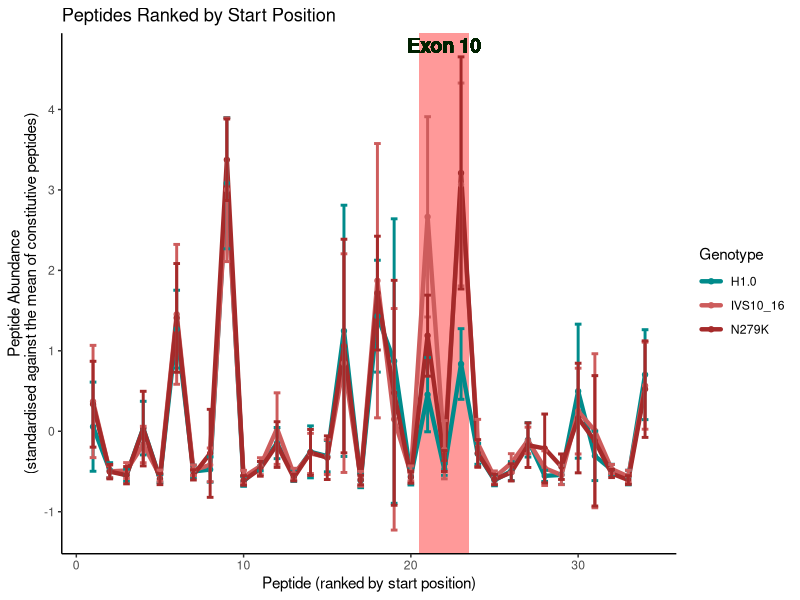
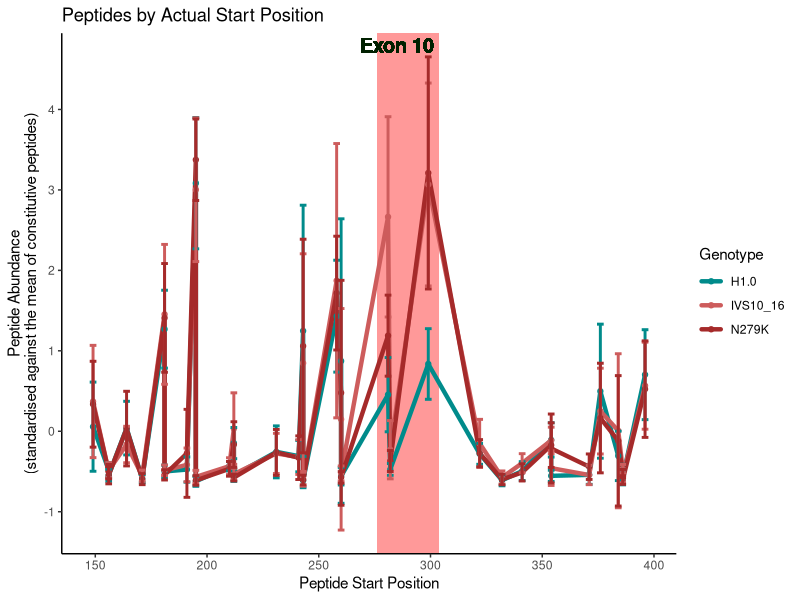
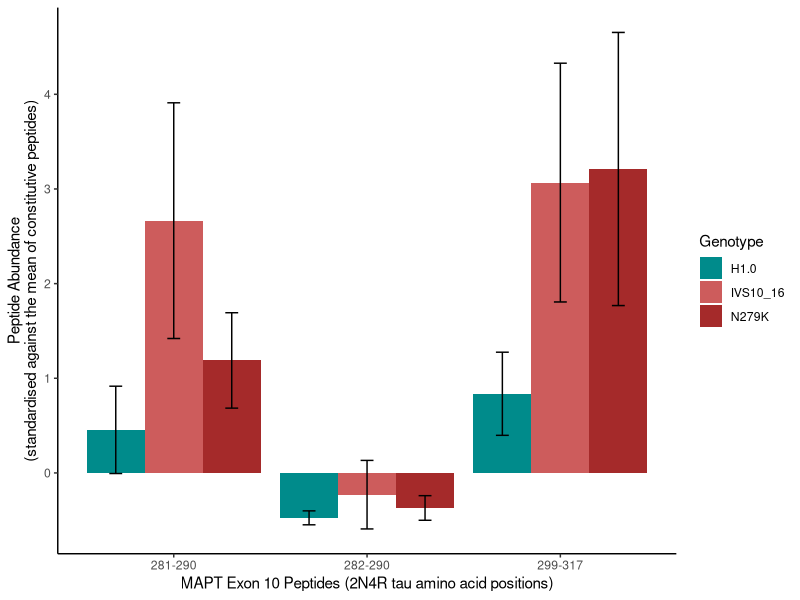
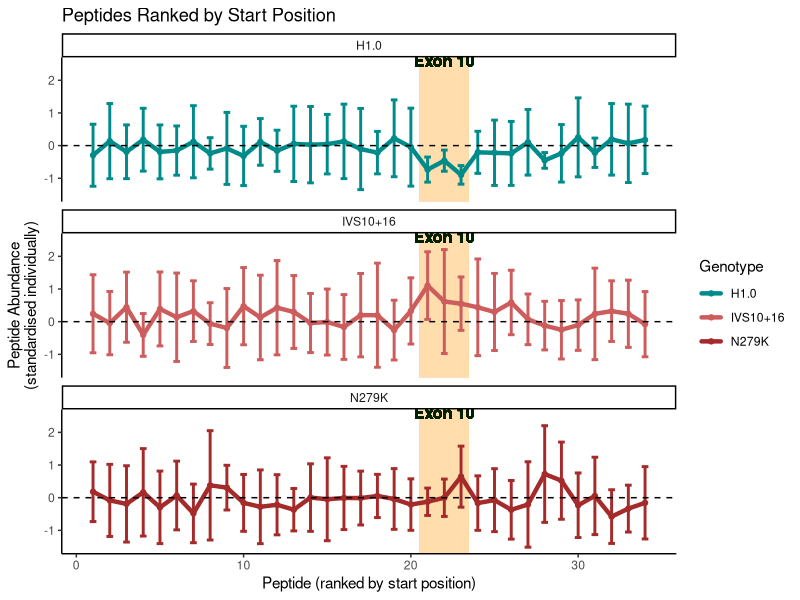
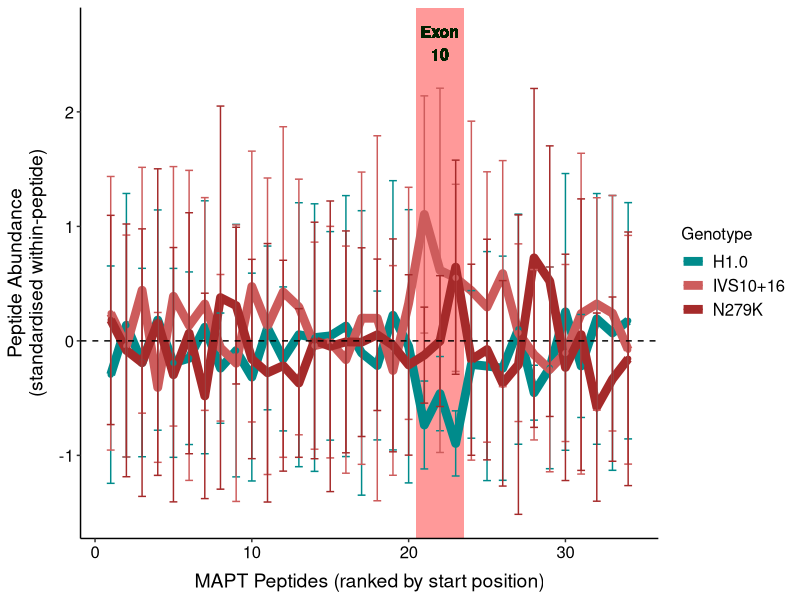
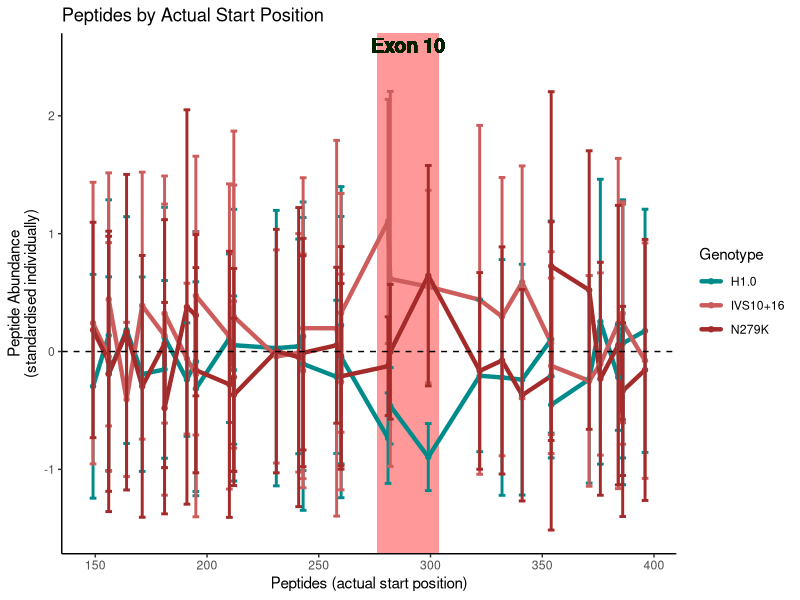
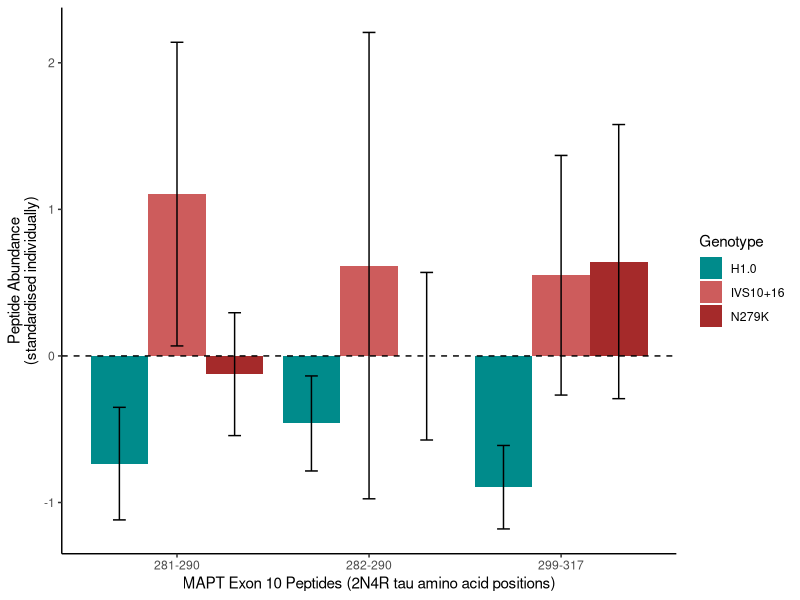
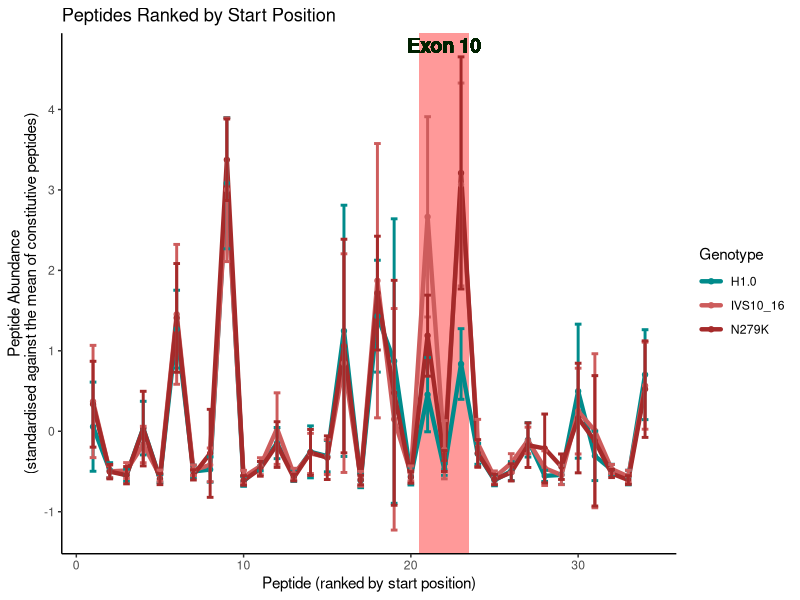

The R source for these figures, in order:
## ---- chunk 1
library(dplyr)
library(reshape2)
library(ggplot2)
library(RColorBrewer)
## ---- chunk 2
plot_colours <- c("cyan4", "indianred", "brown")
## ---- chunk 3
save_option <- TRUE

ggsave_optional <- function(filename) {
  peptide_analysis_plot_folder <- "./tPx MAPT Peptide Plots/"
  if(save_option){
    ggsave(paste0(peptide_analysis_plot_folder, filename))
  } else {
    print("Plot not saved")
  }
}
## ---- chunk 4
MAPTpeptides <- read.csv("All_MAPT_Peptides.csv")
MAPTpeptides <- MAPTpeptides[,2:4]
## ---- chunk 5
mapper <- read.csv("totalproteome_mapper.csv")
Tau441 <- toupper(as.character(read.delim("Tau441 Amino Acid Sequence.txt", header = FALSE)))

## ---- chunk 6
#reshape to wide format
MAPTpeptidesWide <- suppressWarnings(reshape(MAPTpeptides, idvar = "Stripped.Sequence", timevar = "Run", direction = "wide"))
#replace column names with Simple IDs
colnames(MAPTpeptidesWide)[2:21] <- sapply(strsplit(colnames(MAPTpeptidesWide[2:21]),"_"), `[`, 6)

#make column with peptide start position
MAPTpeptidesWide$PeptideStart <- sapply(
  MAPTpeptidesWide$Stripped.Sequence,
  function(x) regexpr(x, Tau441, fixed = TRUE)[1]
)

#make column with peptide end position (position of the final amino acid of the peptide), and then sort the data by peptide position 
MAPTpeptidesWide <- MAPTpeptidesWide %>% mutate(PeptideEnd = PeptideStart + nchar(Stripped.Sequence) - 1) %>% relocate(PeptideStart, .after = Stripped.Sequence) %>% relocate(PeptideEnd, .after = PeptideStart) %>% arrange(PeptideStart, PeptideEnd)
## ---- chunk 7
#Count NAs per peptide
NACountByRow <- rowSums(is.na(MAPTpeptidesWide))
table(NACountByRow)

#Filter by number of allowed NAs (out of 20 samples)
MaxNAs <- 6
MAPTpeptidesWide <- MAPTpeptidesWide[NACountByRow<=MaxNAs,]
## ---- chunk 8
#filter out unidentified peptides (exon junctions not in tau441 probably? - Actually can't seem to find at all. not sure what these are? Possible in some non-neuronal tau exon than isn't present in tau441 at all, e.g. ex4a)
MAPTpeptidesWide <- MAPTpeptidesWide %>% filter(PeptideStart>0)

#remove ex9-ex10 peptide that includes N279K mutation site
MAPTpeptidesWide <- MAPTpeptidesWide %>% filter(Stripped.Sequence!="HQPGGGKVQIINK")

#Add in a PeptideRank column to help with plotting later
MAPTpeptidesWide$PeptideRank <- rank(MAPTpeptidesWide$PeptideStart, ties.method = "first")
MAPTpeptidesWide <- MAPTpeptidesWide %>% relocate(PeptideRank, .after = Stripped.Sequence)
## ---- chunk 9
MAPTpeptidesWide$InExon10 <- 
  (MAPTpeptidesWide$PeptideStart<=305 & MAPTpeptidesWide$PeptideStart>=275)|
  (MAPTpeptidesWide$PeptideEnd<=305 & MAPTpeptidesWide$PeptideEnd>=275)
MAPTpeptidesWide <- MAPTpeptidesWide %>% relocate(InExon10, .after = PeptideEnd)
## ---- chunk 10
#normalise within each sample - NOW ONLY USING PEPTIDES FOR CONSTITUTIVE EXONS
SampleMeans <- colMeans(MAPTpeptidesWide[!MAPTpeptidesWide$InExon10,6:25], na.rm = TRUE)
SampleSds <- apply(MAPTpeptidesWide[!MAPTpeptidesWide$InExon10,6:25], 2, sd, na.rm = TRUE)

MAPTpeptidesWide[,6:25] <- scale(MAPTpeptidesWide[,6:25], center = SampleMeans, scale = SampleSds)

#initial col means and sds (excluding E10 peptides)
print("======== Old Sample Means ========")
print(SampleMeans[1:5])
print("======== Old Sample SDs ========")
print(SampleSds[1:5])

#new col means and sds (excluding E10 peptides)
print("======== New Sample Means ========")
print(round(colMeans(MAPTpeptidesWide[!MAPTpeptidesWide$InExon10,6:25], na.rm = TRUE), digits = 3)[1:5])
print("======== New Sample SDs ========")
print(round(apply(MAPTpeptidesWide[!MAPTpeptidesWide$InExon10,6:25], 2, sd, na.rm = TRUE), digits = 3)[1:5])

## ---- chunk 11
PeptideWiseScaled <- MAPTpeptidesWide
PeptideWiseScaled[,6:25] <- t(scale(t(PeptideWiseScaled[,6:25])))
## ---- chunk 12
MAPTpeptidesMelt <- melt(MAPTpeptidesWide, idvars = "Stripped.Sequence", measure.vars = as.character(c(1:20)))
names(MAPTpeptidesMelt)[names(MAPTpeptidesMelt) == "variable"] <- "ID"
head(MAPTpeptidesMelt)

#Add Genotype column
mapper$ID <- as.factor(mapper$ID)
MAPTpeptidesMelt <- left_join(MAPTpeptidesMelt, mapper[,colnames(mapper) %in% c("ID", "Genotype")], by = "ID")

## ---- chunk 13
GenotypeStats <- MAPTpeptidesMelt %>%
  group_by(Genotype, Stripped.Sequence) %>%
  summarise(
    count = n(),
    mean_val = mean(value, na.rm = TRUE),
    sd_val = sd(value, na.rm = TRUE)
  )

GenotypeStats <- left_join(GenotypeStats, MAPTpeptidesWide[,1:5], by = "Stripped.Sequence")
head(GenotypeStats)
## ---- chunk 14
GenotypeStatsE10 <- GenotypeStats[GenotypeStats$InExon10,]
E10MinRank <- min(GenotypeStatsE10$PeptideRank)
E10MaxRank <- max(GenotypeStatsE10$PeptideRank)
E10MinPos <- min(GenotypeStatsE10$PeptideStart)
E10MaxPos <- max(GenotypeStatsE10$PeptideStart)

## ---- chunk 15
p <- ggplot(data=GenotypeStats, aes(x=PeptideRank, y=mean_val, group = Genotype)) +
  geom_rect(ymax = Inf, ymin = -Inf, xmin = E10MinRank-0.5, xmax = E10MaxRank+0.5, fill = alpha("darkgoldenrod1", 0.005)) +
  geom_text(
    label="Exon 10", 
    x=mean(c(E10MinRank,E10MaxRank)),
    y=4.8,
    color = "#002000",
    aes(fontface=2),
    size = 5
  ) +
  geom_line(aes(color = Genotype), linewidth = 1.5, lineend = "round")+
  geom_point(aes(color = Genotype)) +
  geom_errorbar(aes(ymin = mean_val - sd_val, ymax = mean_val + sd_val, color = Genotype), linewidth = 1, width = 0.4) +
  ggtitle("Peptides Ranked by Start Position") + 
  scale_color_manual(values=plot_colours) + 
  theme_classic() +
  ylab("Peptide Abundance\n(standardised against the mean of constitutive peptides)") +
  xlab("Peptide (ranked by start position)")
  #facet_wrap to separate genotypes, remove to overlay as default
  #facet_wrap(~Genotype, ncol=3)
print(p)

ggsave_optional("Unscaled all peptides lineplot by rank.png")

q <- ggplot(data=GenotypeStats, aes(x=PeptideStart, y=mean_val, group = Genotype)) +
  geom_rect(ymax = Inf, ymin = -Inf, xmin = E10MinPos-5, xmax = E10MaxPos+5, fill = alpha("darkgoldenrod1", 0.005)) +
  geom_text(
    label="Exon 10", 
    x=mean(c(E10MinPos, E10MaxPos))-5,
    y=4.8,
    color = "#002000",
    aes(fontface=2),
    size = 5
  ) +
  geom_line(aes(color = Genotype), linewidth = 1.5, lineend = "round")+
  geom_point(aes(color = Genotype)) +
  geom_errorbar(aes(ymin = mean_val - sd_val, ymax = mean_val + sd_val, color = Genotype), linewidth = 1, width = 3) +
  ggtitle("Peptides by Actual Start Position") + 
  scale_color_manual(values=plot_colours) +
  theme_classic() +
  ylab("Peptide Abundance\n(standardised against the mean of constitutive peptides)") +
  xlab("Peptide Start Position") 
print(q)

ggsave_optional("Unscaled all peptides lineplot by position.png")
## ---- chunk 16
GenotypeStatsE10 <- GenotypeStatsE10 %>% mutate(Range = paste(PeptideStart, PeptideEnd, sep = "-"))

p <- ggplot(data = GenotypeStatsE10, aes(x=Range, y=mean_val, fill = Genotype)) +
  geom_bar(stat = "identity", position = position_dodge()) +
  geom_errorbar(aes(ymin = mean_val - sd_val, ymax = mean_val + sd_val), linewidth = 0.5, width = 0.2, position = position_dodge(width=0.9)) +
  scale_fill_manual(values=c("cyan4", "indianred", "brown")) + 
  theme_classic() +
  ylab("Peptide Abundance\n(standardised against the mean of constitutive peptides)") +
  xlab("MAPT Exon 10 Peptides (2N4R tau amino acid positions)")
p

ggsave_optional("Unscaled E10 only barplot.png")

## ---- chunk 17
PeptideWiseMelt <- melt(PeptideWiseScaled, idvars = "Stripped.Sequence", measure.vars = as.character(c(1:20)))
names(PeptideWiseMelt)[names(PeptideWiseMelt) == "variable"] <- "ID"
head(PeptideWiseMelt)

#Add Genotype column
mapper$ID <- as.factor(mapper$ID)
PeptideWiseMelt <- left_join(PeptideWiseMelt, mapper[,colnames(mapper) %in% c("ID", "Genotype")], by = "ID")

#Genotype-wise stats
PeptideWiseGenotypeStats <- PeptideWiseMelt %>%
  group_by(Genotype, Stripped.Sequence) %>%
  summarise(
    count = n(),
    mean_val = mean(value, na.rm = TRUE),
    sd_val = sd(value, na.rm = TRUE)
  )

PeptideWiseGenotypeStats <- left_join(PeptideWiseGenotypeStats, PeptideWiseScaled[,1:5], by = "Stripped.Sequence")
head(PeptideWiseGenotypeStats)

#Amending IVS10+16 name for plotting
PeptideWiseGenotypeStats$Genotype <- gsub("IVS10_16", "IVS10+16", PeptideWiseGenotypeStats$Genotype)

## ---- chunk 18

#plotting - NB relies on determination of E10 box boundaries in a previous chunk
p <- ggplot(data=PeptideWiseGenotypeStats, aes(x=PeptideRank, y=mean_val, group = Genotype)) +
  geom_rect(ymax = Inf, ymin = -Inf, xmin = E10MinRank-0.5, xmax = E10MaxRank+0.5, fill = alpha("darkgoldenrod1", 0.01)) +
  geom_text(
    label="Exon 10", 
    x=mean(c(E10MinRank,E10MaxRank)),
    y=2.6,
    color = "#002000",
    aes(fontface=2),
    size = 4
  ) +
  geom_line(aes(color = Genotype), linewidth = 1.5, lineend = "round")+
  geom_point(aes(color = Genotype)) +
  geom_errorbar(aes(ymin = mean_val - sd_val, ymax = mean_val + sd_val, color = Genotype), linewidth = 1, width = 0.4) +
  ggtitle("Peptides Ranked by Start Position") + 
  scale_color_manual(values=plot_colours) + 
  theme_classic() +
  ylab("Peptide Abundance\n(standardised individually)") +
  xlab("Peptide (ranked by start position)") +
  ylim(NA,2.5) +
  geom_hline(yintercept = 0, col = "black", linetype = 'dashed') +
  #facet_wrap to separate genotypes, remove to overlay as default
  facet_wrap(~Genotype, nrow=3)
print(p)

# ggsave_optional("Peptide-wise all peptides lineplot by rank facet_wrap.png")

p <- ggplot(data=PeptideWiseGenotypeStats, aes(x=PeptideRank, y=mean_val, group = Genotype)) +
  geom_rect(ymax = Inf, ymin = -Inf, xmin = E10MinRank-0.5, xmax = E10MaxRank+0.5, fill = alpha("darkgoldenrod1", 0.005)) +
  geom_text(
    label="Exon\n10", 
    x=mean(c(E10MinRank,E10MaxRank)),
    y=2.6,
    color = "#002000",
    aes(fontface=2),
    size = 4
  ) +
  geom_line(aes(color = Genotype), linewidth = 3)+
  geom_point(aes(color = Genotype)) +
  geom_errorbar(aes(ymin = mean_val - sd_val, ymax = mean_val + sd_val, color = Genotype), linewidth = 0.5, width = 0.5) +
  # ggtitle("Peptides Ranked by Start Position") + 
  scale_color_manual(values=plot_colours) + 
  theme_classic() +
  ylab("Peptide Abundance\n(standardised within-peptide)") +
  xlab("MAPT Peptides (ranked by start position)") +
  ylim(NA,2.7) +
  geom_hline(yintercept = 0, col = "black", linetype = 'dashed') +
  theme(axis.title.x = element_text(size = 14, margin=margin(8,0,0,0)),
        axis.title.y = element_text(size = 14, margin=margin(0,8,0,0)),
        axis.text = element_text(size = 12, colour = "black"),
        legend.text = element_text(size = 12),
        legend.title = element_text(size = 12),
        plot.title = element_text(size=16))
print(p)

ggsave_optional("Peptide-wise all peptides lineplot by rank.png")

q <- ggplot(data=PeptideWiseGenotypeStats, aes(x=PeptideStart, y=mean_val, group = Genotype)) +
  geom_rect(ymax = Inf, ymin = -Inf, xmin = E10MinPos-5, xmax = E10MaxPos+5, fill = alpha("darkgoldenrod1", 0.005)) +
  geom_text(
    label="Exon 10", 
    x=mean(c(E10MinPos, E10MaxPos)),
    y=2.6,
    color = "#002000",
    aes(fontface=2),
    size = 5
  ) +
  geom_line(aes(color = Genotype), linewidth = 1.5, lineend = "round")+
  geom_point(aes(color = Genotype)) +
  geom_errorbar(aes(ymin = mean_val - sd_val, ymax = mean_val + sd_val, color = Genotype), linewidth = 1, width = 3) +
  ggtitle("Peptides by Actual Start Position") +
  scale_color_manual(values=plot_colours) +
  theme_classic() +
  ylab("Peptide Abundance\n(standardised individually)") +
  xlab("Peptides (actual start position)") +
  ylim(NA,2.5) +
  geom_hline(yintercept = 0, col = "black", linetype = 'dashed')
print(q)

# ggsave_optional("Peptide-wise all peptides lineplot by position.png")

## ---- chunk 19
PeptideWiseGenotypeStatsE10 <- PeptideWiseGenotypeStats[PeptideWiseGenotypeStats$InExon10,]
PeptideWiseGenotypeStatsE10 <- PeptideWiseGenotypeStatsE10 %>% mutate(Range = paste(PeptideStart, PeptideEnd, sep = "-"))

p <- ggplot(data = PeptideWiseGenotypeStatsE10, aes(x=Range, y=mean_val, fill = Genotype)) +
  geom_bar(stat = "identity", position = position_dodge()) +
  geom_errorbar(aes(ymin = mean_val - sd_val, ymax = mean_val + sd_val), linewidth = 0.5, width = 0.2, position = position_dodge(width=0.9)) +
  scale_fill_manual(values=c("cyan4", "indianred", "brown")) + 
  theme_classic() +
  ylab("Peptide Abundance\n(standardised individually)") +
  xlab("MAPT Exon 10 Peptides (2N4R tau amino acid positions)") +
  geom_hline(yintercept = 0, col = "black", linetype = 'dashed')
p

ggsave_optional("Peptide-wise E10 only barplot.png")
